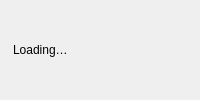
<?xml version="1.0" encoding="UTF-8"?>
<ui version="4.0">
 <class>FoldingBar</class>
 <widget class="QWidget" name="FoldingBar">
  <property name="autoFillBackground">
   <bool>true</bool>
  </property>
  <layout class="QHBoxLayout">
   <property name="margin">
    <number>0</number>
   </property>
   <item>
    <widget class="QLabel" name="arrowLabel">
     <property name="sizePolicy">
      <sizepolicy hsizetype="Fixed" vsizetype="Preferred">
       <horstretch>0</horstretch>
       <verstretch>0</verstretch>
      </sizepolicy>
     </property>
     <property name="text">
      <string/>
     </property>
     <property name="pixmap">
      <pixmap resource="../gerbil.qrc">:/basic/arrow-down</pixmap>
     </property>
    </widget>
   </item>
   <item>
    <widget class="QLabel" name="titleLabel">
     <property name="text">
      <string>Loading…</string>
     </property>
     <property name="textFormat">
      <enum>Qt::RichText</enum>
     </property>
     <property name="margin">
      <number>2</number>
     </property>
    </widget>
   </item>
  </layout>
 </widget>
 <resources>
  <include location="../gerbil.qrc"/>
 </resources>
 <connections/>
</ui>
